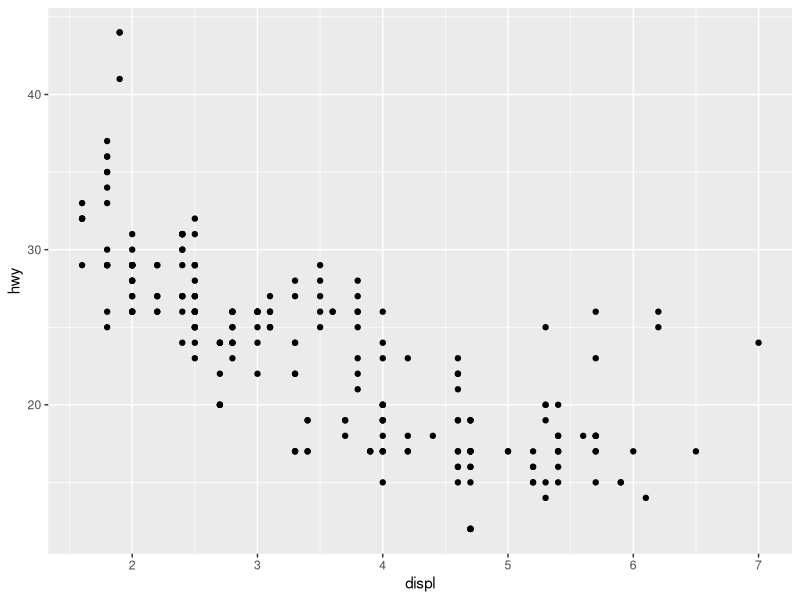
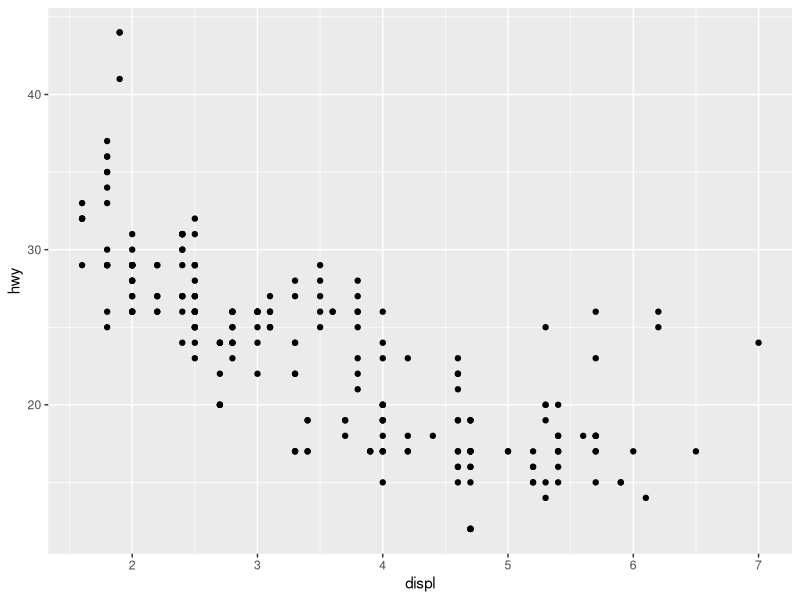
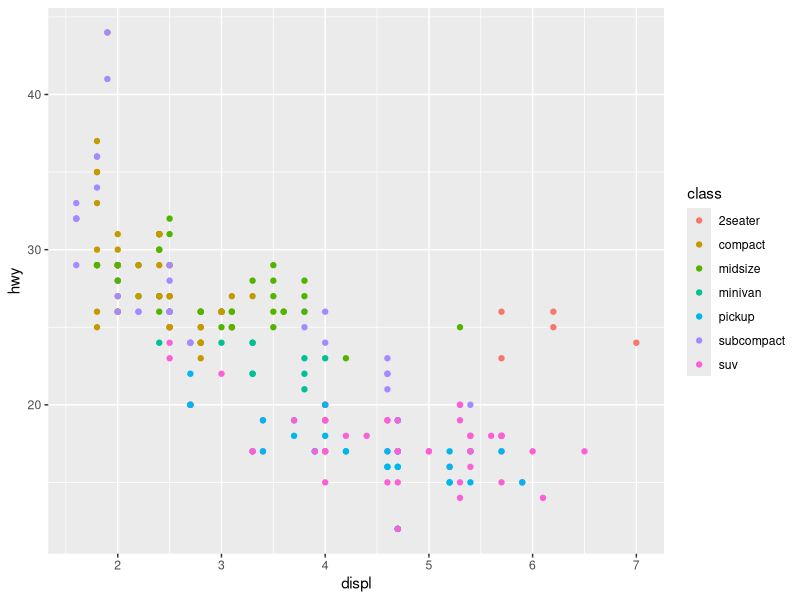
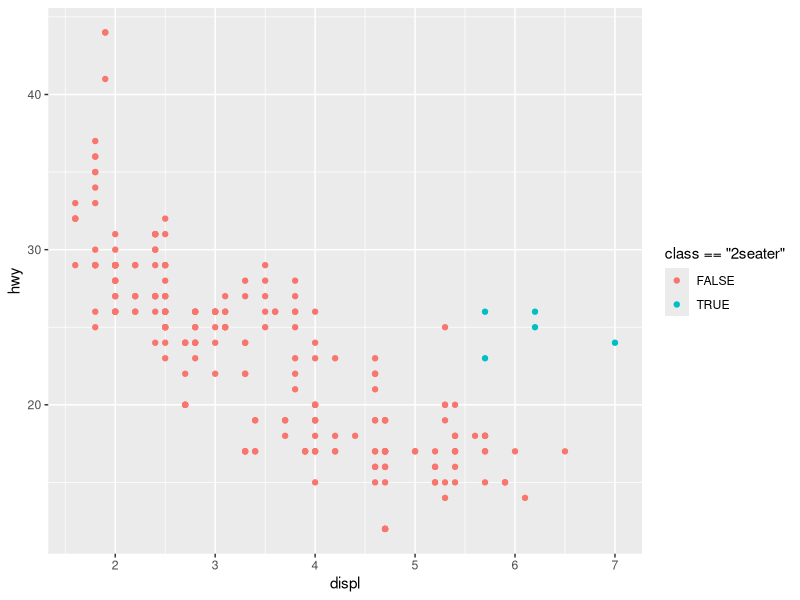
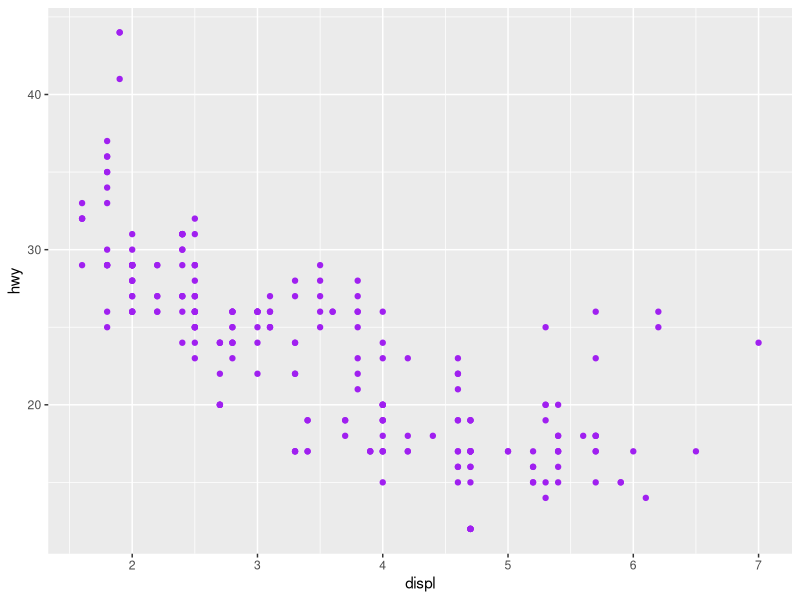
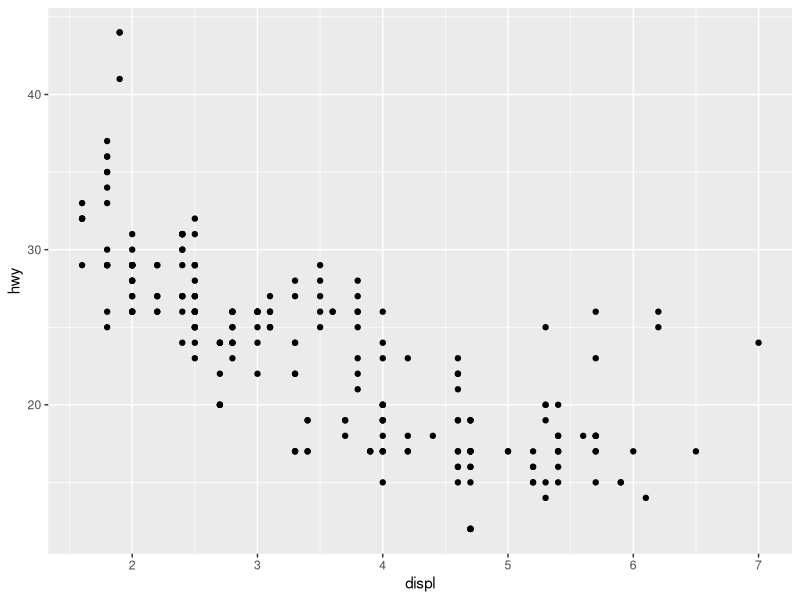
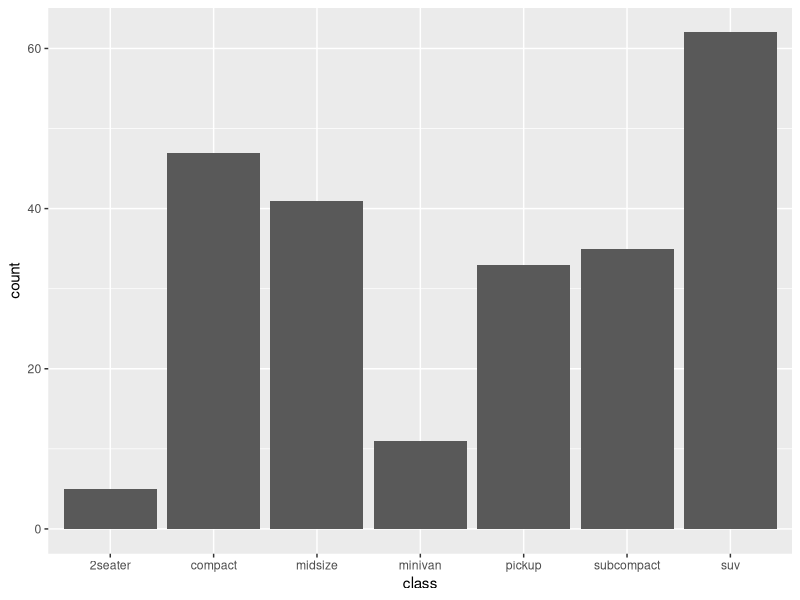
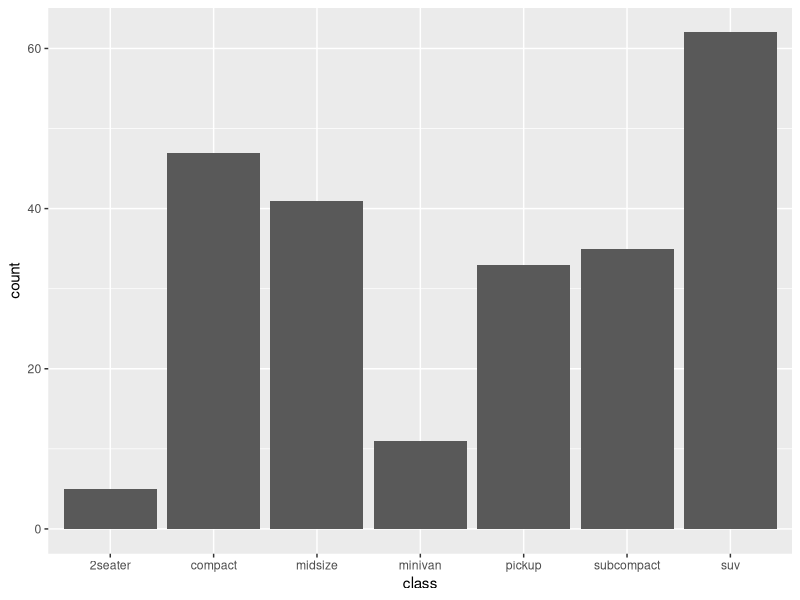

These figures' R source, in order:
## ---- chunk 1
knitr::opts_chunk$set(echo = TRUE)
## ---- chunk 2
library(tidyverse)
## ---- chunk 3
data("mpg")
# Basic scatterplot
ggplot(data = mpg, 
       mapping = aes(x = displ, y = hwy)) + 
  geom_point()
# Mapping can be given both as global (in ggplot()) or per layer
ggplot(data = mpg) + 
  geom_point(mapping = aes(x = displ, y = hwy))

#Different ways of writing the same code
# mapping is understood and we don't need to state it explicitly

## ---- chunk 4
ggplot(mpg) + 
  geom_point(aes(x = displ, y = hwy, colour = class))

## Can we color subset of the data?
ggplot(mpg) + 
  geom_point(aes(x = displ, y = hwy, colour = class=="2seater"))
## ---- chunk 5
ggplot(mpg) + 
  geom_point(aes(x = displ, y = hwy),
             colour = 'purple')
## ---- chunk 6
ggplot(mpg) + 
  geom_point(aes(x = displ, y = hwy))
## ---- chunk 7
data("mpg")
ggplot(mpg) + 
  geom_bar(aes(x = class))
## ---- chunk 8
library(dplyr)
mpg_counted <- mpg %>% 
  count(class, name = 'count')
ggplot(mpg_counted) + 
  geom_bar(aes(x = class, y = count), stat = 'identity')
## ---- chunk 9
ggplot(mpg_counted) + 
  geom_col(aes(x = class, y = count))
## ---- chunk 10
ggplot(mpg) + 
  geom_bar(aes(x = class, y = after_stat(100 * count / sum(count))))
## ---- chunk 11
ggplot(mpg) + 
  geom_bar(aes(x = class))
## ---- chunk 12
ggplot(mpg) + 
  geom_jitter(aes(x = class, y = hwy), width = 0.2)
## ---- chunk 13
p1<- ggplot(data = diamonds) + 
  geom_bar(mapping = aes(x = cut, y = after_stat(prop)))

p2<-ggplot(data = diamonds) + 
  geom_bar(mapping = aes(x = cut, fill = color, y = after_stat(prop)))

p1
p2
## ---- chunk 14
ggplot(mpg) + 
  geom_point(aes(x = displ, y = hwy, colour = class))
## ---- chunk 15
ggplot(mpg) + 
  geom_point(aes(x = displ, y = hwy, colour = class)) + 
  scale_colour_brewer(type = 'qual')
## ---- chunk 16
ggplot(mpg) + 
  geom_point(aes(x = displ, y = hwy)) + 
  scale_x_continuous(breaks = c(3, 5, 6)) + 
  scale_y_continuous(trans = 'log10')
## ---- chunk 17
ggplot(mpg) + 
  geom_point(aes(x = displ, y = hwy, colour = class)) + 
  scale_colour_brewer(type = 'qual')
## ---- chunk 18
ggplot(mpg) + 
  geom_point(aes(x = displ, y = hwy, colour = class, size=cyl)) + 
  scale_colour_brewer(type = 'qual')
## ---- chunk 19
ggplot(mpg) + 
  geom_point(aes(x = displ, y = hwy, colour = class, size = cty))
## ---- chunk 20
ggplot(mpg) + 
  geom_point(aes(x = displ, y = hwy, colour = cty, size = cty))
## ---- chunk 21
ggplot(mpg) + 
  geom_point(aes(x = displ, y = hwy)) + 
  facet_wrap(~ class)
## ---- chunk 22
ggplot(mpg) + 
  geom_point(aes(x = displ, y = hwy)) + 
  facet_grid(year ~ drv)
## ---- chunk 23
ggplot(mpg) + 
  geom_point(aes(x = displ, y = hwy)) + 
  facet_wrap(~ drv)
## ---- chunk 24
ggplot(mpg) + 
  geom_bar(aes(y = manufacturer)) + 
  facet_grid(class ~ .)
